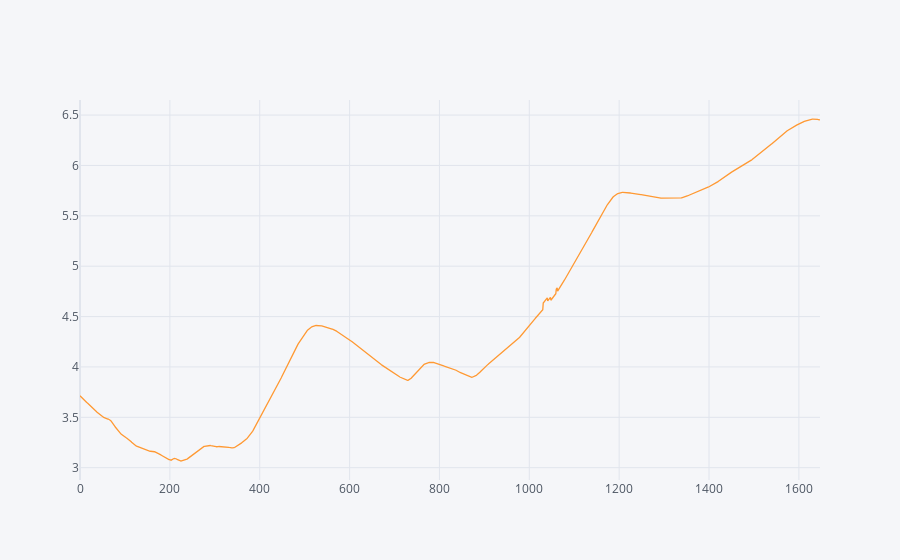

The cell this chart's notebook holds for it:
### Code cell
d.iplot(kind='line',x='sn',y='vf',size=10)

### Figure 1 — Plotly figure (JSON) as saved in the notebook; plotly's stock layout.template omitted (floating-point values rounded to 4 significant figures; data arrays with more than 128 entries replaced by an {"elided": "..."} marker saying what was removed)
{"data": [{"line": {"color": "rgba(255, 153, 51, 1.0)", "dash": "solid", "shape": "linear", "width": 1.3}, "mode": "lines", "name": "vf", "text": "", "type": "scatter", "x": {"elided": "1648 int values"}, "y": {"elided": "1648 float values"}}], "layout": {"legend": {"bgcolor": "#F5F6F9", "font": {"color": "#4D5663"}}, "paper_bgcolor": "#F5F6F9", "plot_bgcolor": "#F5F6F9", "title": {"font": {"color": "#4D5663"}}, "xaxis": {"gridcolor": "#E1E5ED", "showgrid": true, "tickfont": {"color": "#4D5663"}, "title": {"font": {"color": "#4D5663"}, "text": ""}, "zerolinecolor": "#E1E5ED"}, "yaxis": {"gridcolor": "#E1E5ED", "showgrid": true, "tickfont": {"color": "#4D5663"}, "title": {"font": {"color": "#4D5663"}, "text": ""}, "zerolinecolor": "#E1E5ED"}}}
